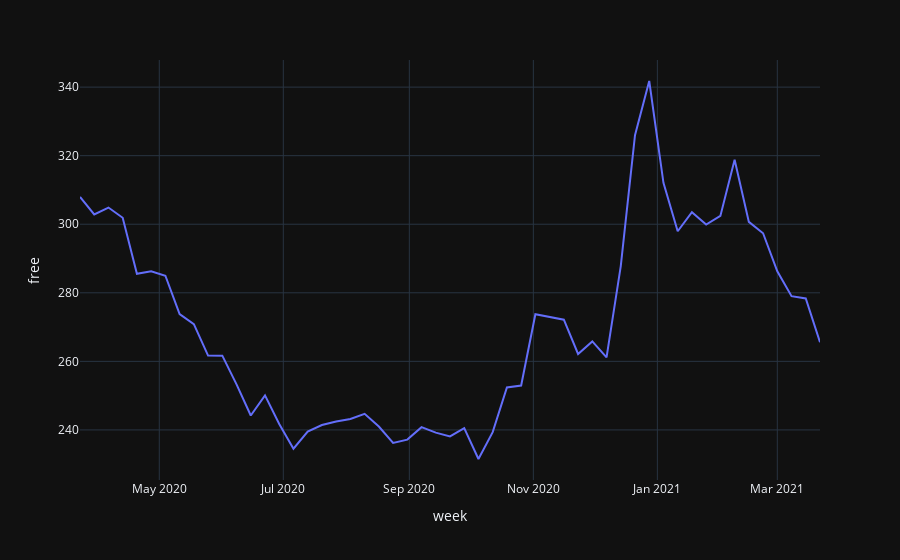

The code cell stored with this chart in its notebook:
### Code cell
def plot_avg_free(search, interval: str = "week"):
    df = (search
        .agg_date_histogram(interval, calendar_interval=interval)
        .metric_avg("free", field="num_free")
        .execute().df()
    )
    # return df
    df.plot.line(interval, "free").show()

plot_avg_free(
    search().terms("place_id", valid_place_ids)
    #search().term("place_id", "parken-mannheim-N1-N2-Stadthaus-Parkhaus")
)

### Figure 1 — Plotly figure (JSON) as saved in the notebook; plotly's stock layout.template omitted (floating-point values rounded to 4 significant figures)
{"data": [{"hovertemplate": "week=%{x}<br>free=%{y}<extra></extra>", "legendgroup": "", "line": {"color": "#636efa", "dash": "solid"}, "mode": "lines", "name": "", "orientation": "v", "showlegend": false, "type": "scatter", "x": ["2020-03-23T00:00:00", "2020-03-30T00:00:00", "2020-04-06T00:00:00", "2020-04-13T00:00:00", "2020-04-20T00:00:00", "2020-04-27T00:00:00", "2020-05-04T00:00:00", "2020-05-11T00:00:00", "2020-05-18T00:00:00", "2020-05-25T00:00:00", "2020-06-01T00:00:00", "2020-06-08T00:00:00", "2020-06-15T00:00:00", "2020-06-22T00:00:00", "2020-06-29T00:00:00", "2020-07-06T00:00:00", "2020-07-13T00:00:00", "2020-07-20T00:00:00", "2020-07-27T00:00:00", "2020-08-03T00:00:00", "2020-08-10T00:00:00", "2020-08-17T00:00:00", "2020-08-24T00:00:00", "2020-08-31T00:00:00", "2020-09-07T00:00:00", "2020-09-14T00:00:00", "2020-09-21T00:00:00", "2020-09-28T00:00:00", "2020-10-05T00:00:00", "2020-10-12T00:00:00", "2020-10-19T00:00:00", "2020-10-26T00:00:00", "2020-11-02T00:00:00", "2020-11-09T00:00:00", "2020-11-16T00:00:00", "2020-11-23T00:00:00", "2020-11-30T00:00:00", "2020-12-07T00:00:00", "2020-12-14T00:00:00", "2020-12-21T00:00:00", "2020-12-28T00:00:00", "2021-01-04T00:00:00", "2021-01-11T00:00:00", "2021-01-18T00:00:00", "2021-01-25T00:00:00", "2021-02-01T00:00:00", "2021-02-08T00:00:00", "2021-02-15T00:00:00", "2021-02-22T00:00:00", "2021-03-01T00:00:00", "2021-03-08T00:00:00", "2021-03-15T00:00:00", "2021-03-22T00:00:00"], "xaxis": "x", "y": [308.0, 302.9, 304.9, 301.9, 285.5, 286.3, 285.0, 273.8, 270.8, 261.7, 261.7, 253.3, 244.2, 250.1, 241.7, 234.5, 239.5, 241.4, 242.4, 243.2, 244.7, 241.0, 236.2, 237.2, 240.8, 239.2, 238.1, 240.5, 231.5, 239.4, 252.4, 252.9, 273.7, 272.9, 272.1, 262.1, 265.8, 261.2, 287.8, 326.0, 341.8, 312.1, 298.0, 303.5, 299.9, 302.4, 318.8, 300.7, 297.4, 286.3, 279.0, 278.4, 265.6], "yaxis": "y"}], "layout": {"legend": {"tracegroupgap": 0}, "margin": {"t": 60}, "xaxis": {"anchor": "y", "domain": [0, 1], "title": {"text": "week"}}, "yaxis": {"anchor": "x", "domain": [0, 1], "title": {"text": "free"}}}}
